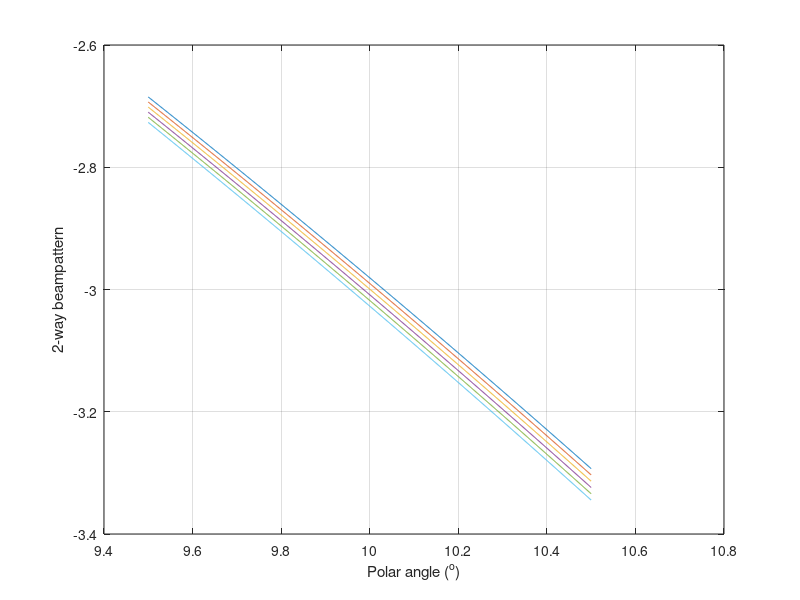

Write MATLAB code to recreate this figure. (Note: this script raises an error after producing the figure.)
% Fig. 12 of echo stat tutorial
% 2016 10 18  first plot

addpath('~/Dropbox/0_CODE\MATLAB/saveSameSize');

save_base_path = '~/Desktop/echo_stat_figs';

[~,script_name,~] = fileparts(mfilename('fullpath'));
save_path = fullfile(save_base_path,script_name);
if ~exist(save_path,'dir')
    mkdir(save_path);
end

calc_ka_opt = 1;

if calc_ka_opt
    % Find rough ka region
    ka = 6.65:1e-2:6.7;
    theta_deg = 9.5:1e-3:10.5;
    theta = theta_deg/180*pi;
    btheta = (2*besselj(1,ka'*sin(theta))./(ka'*sin(theta))).^2;
    btheta_log = 20*log10(btheta);
    
    figure
    plot(theta/pi*180,btheta_log)
    xlabel('Polar angle (^o)');
    ylabel('2-way beampattern');
    grid
    
    % Full beamwidth 1 deg
    ka = 132.7:1e-5:132.8;
    theta_deg_want = 0.5;
    theta_deg = theta_deg_want-0.005:1e-6:theta_deg_want+0.005;
    theta = theta_deg/180*pi;
    btheta = (2*besselj(1,ka'*sin(theta))./(ka'*sin(theta))).^2;
    btheta_log = 20*log10(btheta);
    
    [~,idx_3db] = min(abs(btheta_log-(-3)),[],2);
    [~,idx_ka] = min(abs(theta_deg(idx_3db)-theta_deg_want));
    
    ka_want = ka(idx_ka);
    btheta_want = (2*besselj(1,ka_want'*sin(theta))./(ka_want'*sin(theta))).^2;
    
    ka_1deg = ka_want;
    
    
    % Full beamwidth 5 deg
    ka = 26.5:1e-5:26.6;
    theta_deg_want = 2.5;
    theta_deg = theta_deg_want-0.005:1e-6:theta_deg_want+0.005;
    theta = theta_deg/180*pi;
    btheta = (2*besselj(1,ka'*sin(theta))./(ka'*sin(theta))).^2;
    btheta_log = 20*log10(btheta);
    
    [~,idx_3db] = min(abs(btheta_log-(-3)),[],2);
    [~,idx_ka] = min(abs(theta_deg(idx_3db)-theta_deg_want));
    
    ka_want = ka(idx_ka);
    btheta_want = (2*besselj(1,ka_want'*sin(theta))./(ka_want'*sin(theta))).^2;
    
    ka_5deg = ka_want;
    
    
    % Full beamwidth 10 deg
    ka = 13.2:1e-5:13.3;
    theta_deg_want = 5;
    theta_deg = theta_deg_want-0.005:1e-6:theta_deg_want+0.005;
    theta = theta_deg/180*pi;
    btheta = (2*besselj(1,ka'*sin(theta))./(ka'*sin(theta))).^2;
    btheta_log = 20*log10(btheta);
    
    [~,idx_3db] = min(abs(btheta_log-(-3)),[],2);
    [~,idx_ka] = min(abs(theta_deg(idx_3db)-theta_deg_want));
    
    ka_want = ka(idx_ka);
    btheta_want = (2*besselj(1,ka_want'*sin(theta))./(ka_want'*sin(theta))).^2;
    
    ka_10deg = ka_want;
    
    
    % Full beamwidth 3 deg
    ka = 44.2:1e-5:44.3;
    theta_deg_want = 1.5;
    theta_deg = theta_deg_want-0.005:1e-6:theta_deg_want+0.005;
    theta = theta_deg/180*pi;
    btheta = (2*besselj(1,ka'*sin(theta))./(ka'*sin(theta))).^2;
    btheta_log = 20*log10(btheta);
    
    [~,idx_3db] = min(abs(btheta_log-(-3)),[],2);
    [~,idx_ka] = min(abs(theta_deg(idx_3db)-theta_deg_want));
    
    ka_want = ka(idx_ka);
    btheta_want = (2*besselj(1,ka_want'*sin(theta))./(ka_want'*sin(theta))).^2;
    
    ka_3deg = ka_want;
    
    
     % Full beamwidth 20 deg
    ka = 6.65:1e-5:6.7;
    theta_deg_want = 10;
    theta_deg = theta_deg_want-0.005:1e-6:theta_deg_want+0.005;
    theta = theta_deg/180*pi;
    btheta = (2*besselj(1,ka'*sin(theta))./(ka'*sin(theta))).^2;
    btheta_log = 20*log10(btheta);
    
    [~,idx_3db] = min(abs(btheta_log-(-3)),[],2);
    [~,idx_ka] = min(abs(theta_deg(idx_3db)-theta_deg_want));
    
    ka_want = ka(idx_ka);
    btheta_want = (2*besselj(1,ka_want'*sin(theta))./(ka_want'*sin(theta))).^2;
    
    ka_20deg = ka_want;
    
    
    % Save ka numbers
    save(fullfile(save_path,[script_name,'_ka_num.mat']),...
        'ka_*deg');
    
end


% Plot pb
b_num = 5e4;
b_start_log = -7;
b_end_log = 0;
[b_1deg,pb_1deg] = calc_pb_log(ka_1deg,b_start_log,b_end_log,b_num);
[b_3deg,pb_3deg] = calc_pb_log(ka_3deg,b_start_log,b_end_log,b_num);
[b_5deg,pb_5deg] = calc_pb_log(ka_5deg,b_start_log,b_end_log,b_num);
[b_10deg,pb_10deg] = calc_pb_log(ka_10deg,b_start_log,b_end_log,b_num);
[b_20deg,pb_20deg] = calc_pb_log(ka_20deg,b_start_log,b_end_log,b_num);

save(fullfile(save_path,[script_name,'_b_pb.mat']),...
    'b_*deg','pb_*deg');

% Figures
figure
loglog(b_20deg,pb_20deg)
hold on
loglog(b_10deg,pb_10deg)
loglog(b_5deg,pb_5deg)
loglog(b_3deg,pb_3deg)
loglog(b_1deg,pb_1deg)
axis([1e-7 1e0 1e-4 1e8])
xlabel('Echo amplitude');
ylabel('PDF');
legend('20^o','10^o','5^o','3^o','1^o','location','southwest');
title('P_b(b), different full beamwidth');
saveas(gcf,fullfile(save_path,[script_name,'_b_pb_all.fig']),'fig');
saveSameSize(gcf,'file',fullfile(save_path,[script_name,'_b_pb_all.png']),...
    'format','png','renderer','painters');

figure
loglog(b_20deg,pb_20deg,'k','linewidth',1.5)
hold on
loglog(b_10deg,pb_10deg,'k:','linewidth',1.5)
loglog(b_5deg,pb_5deg,'k--')
loglog(b_3deg,pb_3deg,'k-.')
loglog(b_1deg,pb_1deg,'k');
axis([1e-7 1e0 1e-4 1e8])
xlabel('Echo amplitude');
ylabel('PDF');
legend('20^o','10^o','5^o','3^o','1^o','location','southwest');
title('P_b(b), different full beamwidth');
saveas(gcf,fullfile(save_path,[script_name,'_b_pb_all_bw.fig']),'fig');
saveSameSize(gcf,'file',fullfile(save_path,[script_name,'_b_pb_all_bw.png']),...
    'format','png','renderer','painters');

figure
loglog(b_1deg,pb_1deg,'k')
axis([1e-7 1e0 1e-4 1e8])
xlabel('Echo amplitude');
ylabel('PDF');
title('P_b(b), full beamwidth = 1^o');
saveas(gcf,fullfile(save_path,[script_name,'_b_pb_1deg.fig']),'fig');
saveSameSize(gcf,'file',fullfile(save_path,[script_name,'_b_pb_1deg.png']),...
    'format','png','renderer','painters');

figure
loglog(b_3deg,pb_3deg,'k')
axis([1e-7 1e0 1e-4 1e8])
xlabel('Echo amplitude');
ylabel('PDF');
title('P_b(b), full beamwidth = 3^o');
saveas(gcf,fullfile(save_path,[script_name,'_b_pb_3deg.fig']),'fig');
saveSameSize(gcf,'file',fullfile(save_path,[script_name,'_b_pb_3deg.png']),...
    'format','png','renderer','painters');

figure
loglog(b_5deg,pb_5deg,'k')
axis([1e-7 1e0 1e-4 1e8])
xlabel('Echo amplitude');
ylabel('PDF');
title('P_b(b), full beamwidth = 5^o');
saveas(gcf,fullfile(save_path,[script_name,'_b_pb_5deg.fig']),'fig');
saveSameSize(gcf,'file',fullfile(save_path,[script_name,'_b_pb_5deg.png']),...
    'format','png','renderer','painters');

figure
loglog(b_10deg,pb_10deg,'k')
axis([1e-7 1e0 1e-4 1e8])
xlabel('Echo amplitude');
ylabel('PDF');
title('P_b(b), full beamwidth = 10^o');
saveas(gcf,fullfile(save_path,[script_name,'_b_pb_10deg.fig']),'fig');
saveSameSize(gcf,'file',fullfile(save_path,[script_name,'_b_pb_10deg.png']),...
    'format','png','renderer','painters');

figure
loglog(b_20deg,pb_20deg,'k')
axis([1e-7 1e0 1e-4 1e8])
xlabel('Echo amplitude');
ylabel('PDF');
title('P_b(b), full beamwidth = 20^o');
saveas(gcf,fullfile(save_path,[script_name,'_b_pb_20deg.fig']),'fig');
saveSameSize(gcf,'file',fullfile(save_path,[script_name,'_b_pb_20deg.png']),...
    'format','png','renderer','painters');


% For verification of ka numbers
theta = (0:1e-3:12)/180*pi;
btheta_1deg = (2*besselj(1,ka_1deg*sin(theta))./(ka_1deg*sin(theta))).^2;
btheta_3deg = (2*besselj(1,ka_3deg*sin(theta))./(ka_3deg*sin(theta))).^2;
btheta_5deg = (2*besselj(1,ka_5deg*sin(theta))./(ka_5deg*sin(theta))).^2;
btheta_10deg = (2*besselj(1,ka_10deg*sin(theta))./(ka_10deg*sin(theta))).^2;
btheta_20deg = (2*besselj(1,ka_20deg*sin(theta))./(ka_20deg*sin(theta))).^2;

figure
plot(theta/pi*180,20*log10(btheta_20deg),'k','linewidth',1.5)
hold on
plot(theta/pi*180,20*log10(btheta_10deg),'k:','linewidth',1.5)
plot(theta/pi*180,20*log10(btheta_5deg),'k--');
plot(theta/pi*180,20*log10(btheta_3deg),'k-.');
plot(theta/pi*180,20*log10(btheta_1deg),'k');
xlabel('Polar angle (^o)')
ylabel('2-way beampattern (dB)');
title('Beampattern for different ka/beamwidth')
ylim([-5 0])
grid
legend('20^o beam','10^o beam','5^o beam','3^o beam','1^o beam');
saveas(gcf,fullfile(save_path,[script_name,'_bp_all.fig']),'fig');
saveSameSize(gcf,'file',fullfile(save_path,[script_name,'_bp_all.png']),...
    'format','png','renderer','painters');



